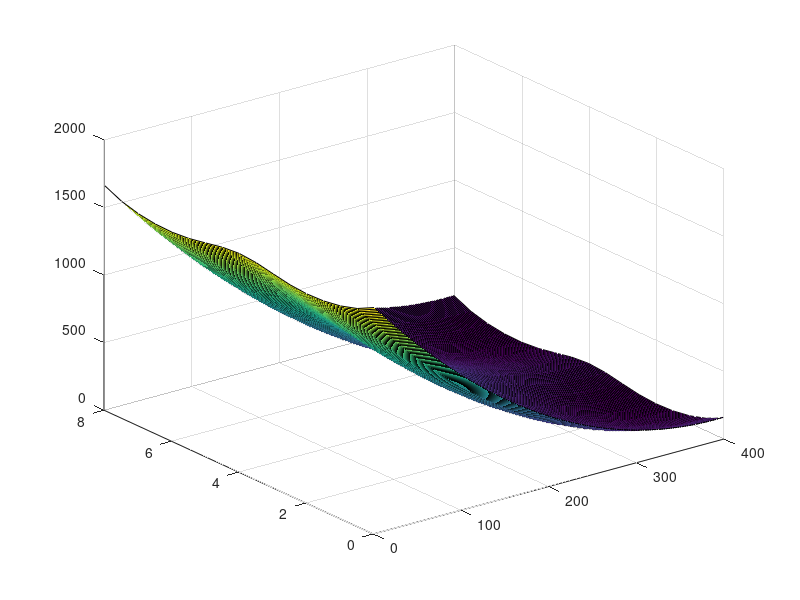

Write MATLAB code to recreate this figure. (Note: this script raises an error after producing the figure.)
% road mesh
x = 1:2:400;
y = 0:0.5:8;
[X,Y] = meshgrid(x,y);
%F = zeros*X;
%surf(X,Y,F)


%% Parameters

k_tar = 10;
k_b1 = 0.7;
k_b2 = 0.7;
k_c = 100;
si_c =1;
k_obs= 15;
sx=14;   %10
sy= 0.7;   %1.4
k1= 0.005;
k2=0.005;
gamma =0;
k_edge1 =3;
k_edge2 =0.05;

% Target position (for target attraction)
x_tar = 390;
y_tar = 4;
Y1=8;  %left boundary
YC=4;   %center line
Y2=0;   % right boundary


% Target potential

%u_tar = -k_tar*(X-x_tar);
u_tar = 1/100*( (X - x_tar).^2 + (Y- y_tar).^2 )

%figure(1)
%surf(X,Y,u_tar)



% Road Potential

% edge potential
d1 = (Y-Y1/2); d2= Y-Y2/2;
%u_e = (k_b1./d1.^2) + (k_b2./d2.^2);   
u_edge1 = -k_edge1*(-exp(-d1)+1);
u_edge2 = -k_edge2*(-exp(d2)+1);
%u_e=u_e';                          u_edge2 = k_edge*(-exp(Y-Y2)+1);
%u_e(1,:)=51;
%u_e(end,:)= 51;

u_edge_total = u_edge1+u_edge2;

% centerline potential
dc = Y-YC;
u_c =  k_c*exp(-(dc.^2)./ (2*si_c^2));
%u_c = u_c';r

%total road potential
u_r =u_edge_total+u_c;
%surf(X,Y,u_edge_total);

surf(X,Y,u_c+u_edge_total+u_tar)

%%    Obstacle 

%testing static obstacle potential
x_obs1 = 70;
y_obs1 = 2;
v=0;
v_obs =5;
u_car1 = k_obs*exp(- ((((X-x_obs1).^2)./sx^2) + (((Y-y_obs1).^2)./sy^2)) + gamma*((X-x_obs1).^2./sx^2)*(k1*v+k2*(v-v_obs)));



%% Total Potential

%f = u_r+u_tar+u_car1*0;
f=u_c+u_edge_total+u_tar;

%plotting total potential (obstacle + Road+ target)
surf(X,Y,f)

%% obstacle potential and animation
% v_obs = 10;
% dt= 0.1;
% x_obs1 = 70;
% y_obs1 = 2;
% 
% x_obs2 = 10;
% y_obs2 = -2;
% 
% v=0;
% while x_obs1< x_tar
% 
%     x_obs1= x_obs1+v_obs*dt;
%     %y_obs1 = 2;
% 
% 
%     x_obs2= x_obs2+v_obs*dt;
%     %y_obs2 = -2;
%     
%     u_car1 = k_obs*exp(- ((((X-x_obs1).^2)./sx^2) + (((Y-y_obs1).^2)./sy^2)) + gamma*((x-x_obs1).^2./sx^2)*(k1*v+k2*(v-v_obs)));
%     u_car2 = k_obs*exp(- ((((X-x_obs2).^2)./sx^2) + (((Y-y_obs2).^2)./sy^2)) + gamma*((x-x_obs2).^2./sx^2)*(k1*v+k2*(v-v_obs)));
% % 
%     figure(1)
%     surf(X,Y,u_car1+u_car2+u_r+u_tar)
%     view([60 -150])
% end
% 

%% Plan route
start = [10,3];
goal = [x_tar,y_tar];

route = GradientBasedPlanner (f, start, goal, 100,x,y);



%% quiver plot

[gx, gy] = gradient (-f);
skip = 2;

figure;

xidx = 1:skip:200;
yidx = 1:skip:17;

quiver (X(yidx,xidx), Y(yidx,xidx), gx(yidx,xidx), gy(yidx,xidx), 0.4);

axis ([1 200 1 30]);

hold on;

ps = plot(start(1), start(2), 'r.', 'MarkerSize', 30);
pg = plot(goal(1), goal(2), 'g.', 'MarkerSize', 30);
p3 = plot (route(:,1), route(:,2), 'r', 'LineWidth', 2);


%%











